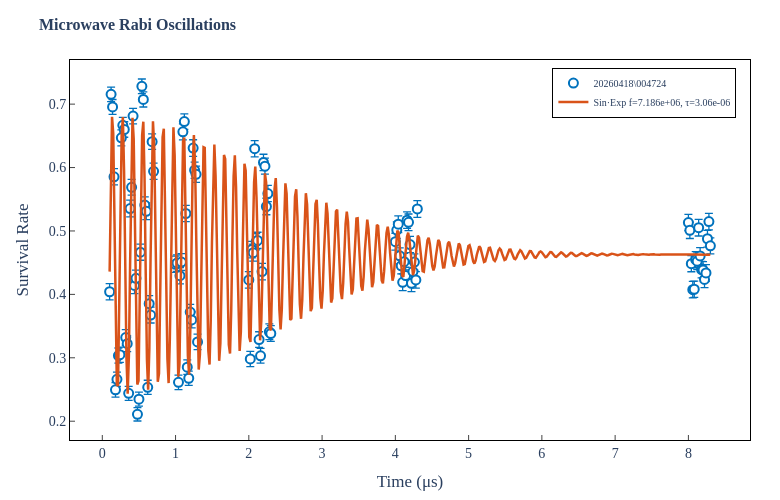

Notebook code for this chart:
### Markdown cell above
## Rabi oscillation

### Code cell
# Fit damped sinusoidal to Rabi oscillation data
from cmath import pi

from scipy.optimize import curve_fit

def sinexp_model(x, y0, A, T, tau, phi, m, x0=0):
    """y = y0 + m * (x - x0) + A * sin(2π*(x-x0)/T + φ) * exp(-((x-x0)/τ)²)"""
    return y0 + m*(x - x0) + A * np.sin(2*np.pi*(x - x0)/T + phi) * np.exp(-((x - x0)/tau)**2)

N = 100
N = min(N, len(scan_params))  # ensure we don't exceed available data
x = scan_params[0:N]
y = p11_mean[0:N]
yerr = p11_sem[0:N]

# Drop NaN/Inf points (no data for those scan params)
valid = np.isfinite(x) & np.isfinite(y)
x, y, yerr = x[valid], y[valid], yerr[valid]

y0_g = np.mean(y)
A_g = (np.max(y) - np.min(y))/2
T_g = 1/7e6 #(x.max() - x.min()) / 3
tau_g = 6e-6 #(x.max() - x.min())
phi_g = pi

try:
    popt, pcov = curve_fit(sinexp_model, x, y, p0=[y0_g, A_g, T_g, tau_g, phi_g, 0], sigma = yerr, absolute_sigma= True,
                           maxfev=100000)
    x_fit = np.linspace(x.min(), x.max(), 500)
    y_fit = sinexp_model(x_fit, *popt)
    
    fit_label = f'Sin·Exp f={1/popt[2]:.4g}, τ={popt[3]:.4g}'
    fig = plotting.plot_rabi_interactive(x, y, yerr, x_fit, y_fit, fit_label,
                                          xlabel='Time (s)', title='Microwave Rabi Oscillations',
                                          data_path=matPath)
    fig.show()
    print(f'Fit: f={1/popt[2]:.4g}, τ={popt[3]:.4g}, A={popt[1]:.4g}, m={popt[5]:.4g}')
except Exception as e:
    print(f'Rabi fit failed: {e}')

### Figure 1 — Plotly figure (JSON) as saved in the notebook; plotly's stock layout.template omitted (floating-point values rounded to 4 significant figures; data arrays with more than 128 entries replaced by an {"elided": "..."} marker saying what was removed)
{"data": [{"error_y": {"array": [0.01286, 0.01145, 0.01167, 0.01273, 0.01159, 0.0114, 0.01188, 0.01202, 0.01256, 0.0125, 0.01222, 0.01237, 0.01241, 0.01118, 0.0132, 0.01251, 0.01222, 0.01299, 0.01285, 0.01059, 0.01105, 0.01277, 0.01156, 0.01196, 0.01301, 0.01311, 0.01113, 0.01264, 0.01254, 0.01234, 0.01277, 0.01279, 0.01302, 0.0113, 0.01295, 0.01327, 0.0125, 0.01216, 0.01294, 0.01151, 0.0113, 0.01225, 0.01254, 0.01306, 0.01286, 0.01277, 0.01216, 0.01311, 0.01194, 0.01304, 0.01333, 0.01272, 0.01284, 0.01284, 0.01223, 0.01169, 0.01291, 0.01295, 0.01249, 0.01302, 0.01282, 0.01234, 0.01234, 0.01325, 0.0131, 0.01309, 0.0127, 0.01275, 0.01321, 0.01309, 0.0132, 0.01306, 0.01307, 0.01292, 0.01321, 0.01308, 0.01286, 0.01296, 0.01327, 0.01285, 0.01288, 0.01264, 0.01294, 0.01275, 0.01271, 0.01309, 0.01305, 0.01298, 0.0131, 0.0131, 0.01279, 0.01301, 0.01306, 0.01309, 0.01267], "color": "#0072BD", "thickness": 1.3, "type": "data", "visible": true}, "hovertemplate": "x = %{x:.5g}<br>y = %{y:.4f}<extra></extra>", "marker": {"color": "white", "line": {"color": "#0072BD", "width": 2}, "size": 9}, "mode": "markers", "name": "20260418\\004724", "type": "scatter", "x": [0.1, 0.12, 0.14, 0.16, 0.18, 0.2, 0.22, 0.24, 0.26, 0.28, 0.3, 0.32, 0.34, 0.36, 0.38, 0.4, 0.42, 0.44, 0.46, 0.48, 0.5, 0.52, 0.54, 0.56, 0.58, 0.6, 0.62, 0.64, 0.66, 0.68, 0.7, 1.0, 1.02, 1.04, 1.06, 1.08, 1.1, 1.12, 1.14, 1.16, 1.18, 1.2, 1.22, 1.24, 1.26, 1.28, 1.3, 2.0, 2.02, 2.04, 2.06, 2.08, 2.1, 2.12, 2.14, 2.16, 2.18, 2.2, 2.22, 2.24, 2.26, 2.28, 2.3, 4.0, 4.02, 4.04, 4.06, 4.08, 4.1, 4.12, 4.14, 4.16, 4.18, 4.2, 4.22, 4.24, 4.26, 4.28, 4.3, 8.0, 8.02, 8.04, 8.06, 8.08, 8.1, 8.12, 8.14, 8.16, 8.18, 8.2, 8.22, 8.24, 8.26, 8.28, 8.3], "y": [0.4041, 0.7154, 0.6956, 0.5854, 0.2495, 0.2661, 0.3035, 0.3049, 0.6469, 0.6667, 0.66, 0.332, 0.3223, 0.2439, 0.5354, 0.5689, 0.6811, 0.4141, 0.4254, 0.2109, 0.2347, 0.4666, 0.7281, 0.7075, 0.5409, 0.531, 0.2534, 0.3853, 0.3674, 0.6409, 0.594, 0.4474, 0.4493, 0.2612, 0.4295, 0.4509, 0.6563, 0.6725, 0.5276, 0.2853, 0.2678, 0.3721, 0.3597, 0.6308, 0.5957, 0.5893, 0.325, 0.4228, 0.2982, 0.4707, 0.4657, 0.6297, 0.4832, 0.4851, 0.3288, 0.3032, 0.4359, 0.608, 0.6022, 0.5386, 0.559, 0.341, 0.3383, 0.4831, 0.5014, 0.5106, 0.4607, 0.445, 0.4191, 0.4516, 0.4296, 0.5171, 0.5137, 0.4786, 0.4175, 0.436, 0.4509, 0.4229, 0.5347, 0.5132, 0.501, 0.4483, 0.4075, 0.4081, 0.4547, 0.4523, 0.5051, 0.4607, 0.439, 0.4386, 0.4236, 0.4339, 0.4877, 0.5148, 0.4765]}, {"hovertemplate": "x = %{x:.5g}<br>y_fit = %{y:.4f}<extra></extra>", "line": {"color": "#D95319", "width": 2.5}, "mode": "lines", "name": "Sin·Exp f=7.186e+06, τ=3.06e-06", "type": "scatter", "x": {"elided": "500 float values"}, "y": {"elided": "500 float values"}}], "layout": {"font": {"family": "STIX Two Text, STIXGeneral, Times New Roman, Georgia, serif", "size": 14}, "height": 500, "hovermode": "closest", "legend": {"bgcolor": "rgba(255,255,255,0.85)", "bordercolor": "black", "borderwidth": 1, "font": {"size": 10}, "x": 0.98, "xanchor": "right", "y": 0.98, "yanchor": "top"}, "margin": {"b": 60, "l": 70, "r": 30, "t": 60}, "paper_bgcolor": "white", "plot_bgcolor": "white", "title": {"font": {"size": 16}, "text": "<b>Microwave Rabi Oscillations</b>"}, "width": 780, "xaxis": {"linecolor": "black", "linewidth": 1, "mirror": true, "showgrid": false, "showline": true, "ticks": "inside", "title": {"text": "Time (μs)"}}, "yaxis": {"linecolor": "black", "linewidth": 1, "mirror": true, "showgrid": false, "showline": true, "ticks": "inside", "title": {"text": "Survival Rate"}}}}
